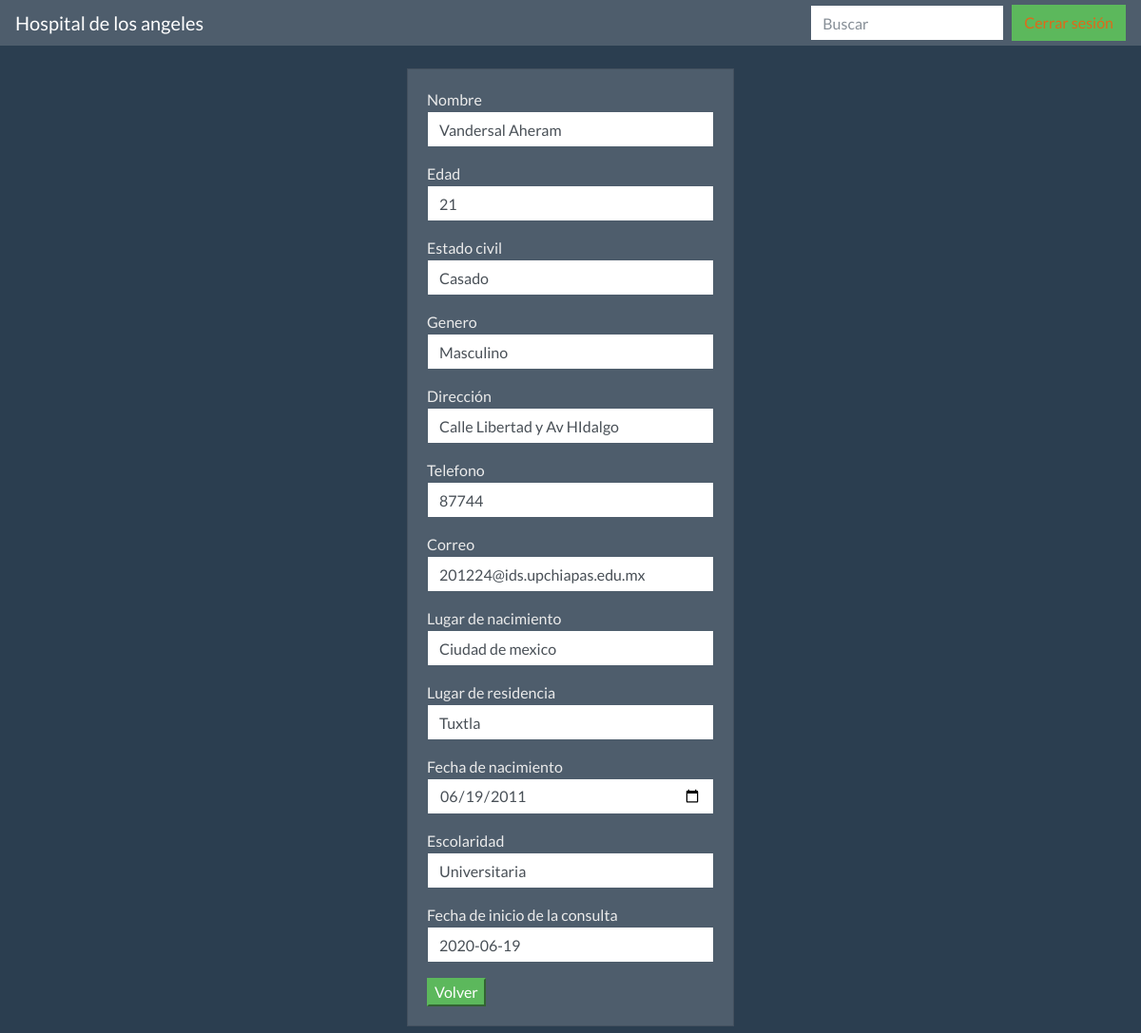
The app's page /loginFinal/see.php?id=9 with its own data.
### tables this page shows
CREATE TABLE `pacientes` (
  `id` int(125) NOT NULL,
  `nombre` varchar(200) NOT NULL,
  `edad` int(100) NOT NULL,
  `estado_civil` varchar(100) NOT NULL,
  `genero` varchar(15) NOT NULL,
  `direccion` text NOT NULL,
  `telefono` int(20) NOT NULL,
  `correo` varchar(200) NOT NULL,
  `lugar_nacimiento` varchar(250) NOT NULL,
  `lugar_residencia` varchar(250) NOT NULL,
  `fecha_nacimiento` date NOT NULL,
  `escolaridad` varchar(200) NOT NULL,
  `fecha_inicio_consulta` date NOT NULL
);

### loginFinal/see.php (the view, shortened to what this page needs)
<?php
include("db.php");
if  (isset($_GET['id'])) {
    $id = $_GET['id'];
    $query = "SELECT * FROM pacientes WHERE id=$id";
    $result = mysqli_query($conn, $query);
    if (mysqli_num_rows($result) == 1) {
        $row = mysqli_fetch_array($result);
        $nombre = $row['nombre'];
        $edad = $row['edad'];
        $estado_civil = $row['estado_civil'];
        $genero = $row['genero'];
        $direccion = $row['direccion'];
        $telefono = $row['telefono'];
        $correo = $row['correo'];
        $lugar_nacimiento = $row['lugar_nacimiento'];
        $lugar_residencia = $row['lugar_residencia'];
        $fecha_nacimiento = $row['fecha_nacimiento'];
        $escolaridad = $row['escolaridad'];
        $fecha_inicio_consulta = $row['fecha_inicio_consulta'];
    }
}
?>
<?php include('includes/header.php'); ?>
    <div class="container p-4">
        <div class="row">
            <div class="col-md-4 mx-auto">
                <div class="card card-body">
                    <form action="edit.php?id=<?php echo $_GET['id']; ?>" method="POST">
                        <div class="form-group">
                            <a>Nombre</a>
                            <input name="nombre" type="text" class="form-control" value="<?php echo $nombre; ?>" placeholder="Nombre del paciente">
                        </div>
                        <div class="form-group">
                            <a>Edad</a>
                            <input name="edad" type="number" class="form-control" value="<?php echo $edad; ?>">
                        </div>
                        <div class="form-group">
                            <a>Estado civil</a>
                            <input name="estado_civil" type="text" class="form-control" value="<?php echo $estado_civil; ?>">
                        </div>
                        <div class="form-group">
                            <a>Genero</a>
                            <input name="genero" type="text" class="form-control" value="<?php echo $genero; ?>">
                        </div>
                        <div class="form-group">
                            <a>Dirección</a>
                            <input name="direccion" type="text" class="form-control" value="<?php echo $direccion; ?>" >
                        </div>
                        <div class="form-group">
                            <a>Telefono</a>
                            <input name="telefono" type="text" class="form-control" value="<?php echo $telefono; ?>" >
                        </div>
                        <div class="form-group">
                            <a>Correo</a>
                            <input name="correo" type="email" class="form-control" value="<?php echo $correo; ?>" >
                        </div>
                        <div class="form-group">
                            <a>Lugar de nacimiento</a>
                            <input name="lugar_nacimiento" type="text" class="form-control" value="<?php echo $lugar_nacimiento; ?>" >
                        </div>
                        <div class="form-group">
                            <a>Lugar de residencia</a>
                            <input name="lugar_residencia" type="text" class="form-control" value="<?php echo $lugar_residencia?>" >
                        </div>
                        <div class="form-group">
                            <a>Fecha de nacimiento</a>
                            <input name="fecha_nacimiento" type="date" class="form-control" value="<?php echo $fecha_nacimiento; ?>" >
                        </div>
                        <div class="form-group">
                            <a>Escolaridad</a>
                            <input name="escolaridad" type="text" class="form-control" value="<?php echo $escolaridad; ?>" >
                        </div>
                        <div class="form-group">
                            <a>Fecha de inicio de la consulta</a>
                            <input name="fecha_inicio_consulta" type="text" class="form-control" value="<?php echo $fecha_inicio_consulta; ?>" >
                        </div>
                        <button class="btn-success" name="update">
                            Volver
                        </button>
                    </form>
                </div>
            </div>
        </div>
    </div>
<?php include('includes/footer.php'); ?>

### records on screen
pacientes: nombre "Vandersal Aheram", edad "21", estado_civil "Casado", genero "Masculino", direccion "Calle Libertad y Av HIdalgo", telefono "87744", correo "201224@ids.upchiapas.edu.mx", lugar_nacimiento "Ciudad de mexico", lugar_residencia "Tuxtla", fecha_nacimiento "06/19/2011", escolaridad "Universitaria", fecha_inicio_consulta "2020-06-19"
